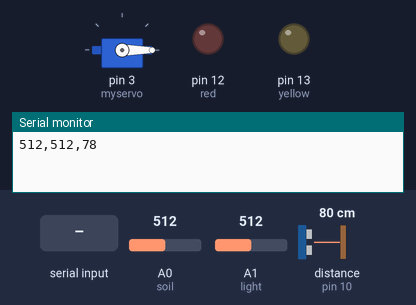
Simulated run of this sketch. Board: Arduino Uno, built with avr-gcc and run on an emulated ATmega328P. Parts: servo, output pins drawn as LEDs (lit = HIGH), the last lines printed to the serial monitor. Wiring (inferred from the names in the program): ultrasonic range finder: trigger pin 9; echo pin 10. The test bench sets the inputs (shaded band); at power-on: A0 (soil) = 512, A1 (light) = 512, distance to the obstacle (sensor on pin 10) 80 cm. The echo pulse lasts 58.3 µs per cm; pins used as bus, display or sensor lines are not drawn.

Above: at 1.2 s.
1.3 s: "water\n" received over Serial
At 2.5 s:
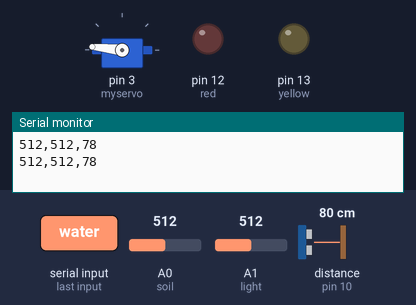
2.8 s: "dry\n" received over Serial
At 3.8 s:
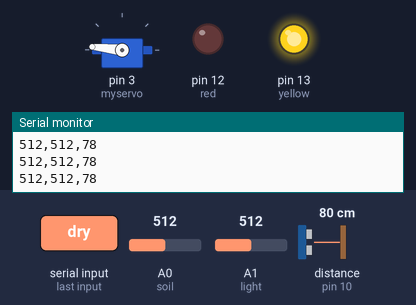
4.3 s: "intruded\n" received over Serial
At 5.1 s:
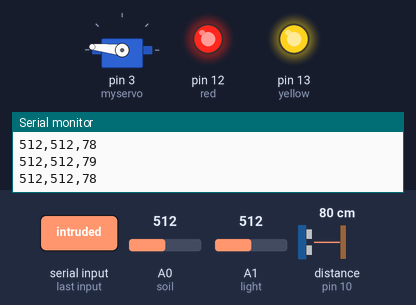
5.8 s: "wet\n" received over Serial
At 6.1 s:
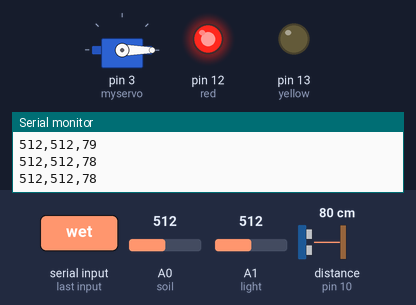
7.3 s: "water\n" received over Serial
At 8.5 s:
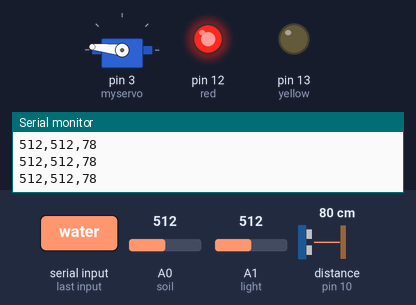
8.8 s: "safe\n" received over Serial
At 9.6 s:
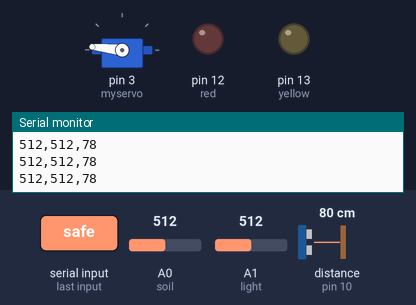
Timing chart, 0 to 11.3 s (numbered marks = the images above; inputs shaded):
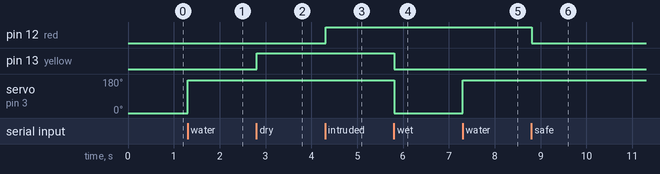

The sketch:

ReadnSend.ino
```cpp
#include<Servo.h>
const int red = 12, yellow = 13, trig = 9, echo = 10, soil = A0, light = A1, button = 2;
unsigned long previousMillis = 0, previousMillis1 = 0;
int data[2];
Servo myservo;
void setup() {
  myservo.attach(3);
  myservo.write(0);
  Serial.begin(9600);
  pinMode(trig, OUTPUT);
  pinMode(echo, INPUT);
  pinMode(red, OUTPUT);
  pinMode(yellow, OUTPUT);
}

void loop() {
  unsigned long currentMillis = millis();
  if (Serial.available() > 0) {
    //Get serial data send by the server
    String data = Serial.readStringUntil('\n');
    //Check for server response and operate the servo motor
    if(data == "water")
      myservo.write(174);
    //Check for server response and light up the correspond led depensing on result received
    if(data == "dry")
      digitalWrite(yellow, HIGH);
    //Check for server response, operate the servo motor and turn the led off
    else if (data == "wet"){
      digitalWrite(yellow, LOW);
      myservo.write(0);
    }
    //Check for server response and light up the correspond led
    if(data == "intruded")
      digitalWrite(red, HIGH);
    //Check for server response and turn off the correspond led
    else if (data == "safe")
      digitalWrite(red, LOW);
  }
  //Collect sensors data and send it to the server
  if (currentMillis - previousMillis >= 1000) {
    previousMillis = currentMillis;
    data[0] = analogRead (soil);
    data[1] = analogRead (light);
    Serial.println(String(data[0]) + "," + String(data[1]) + "," + String(readUltraSonic()));
  }
  delay(1);
}
//This function will manage the activation, receiving, and calculate the perceiving distance in cm with the ultrasonic sensor
long readUltraSonic(){
  long duration, cm;
  //Clears the trigPin
  digitalWrite(trig, LOW);
  delayMicroseconds(2);
  //Set the trigPin on HIGH state for 10us
  digitalWrite(trig, HIGH);
  delayMicroseconds(10);
  digitalWrite(trig, LOW);
  //Reads the echoPin
  duration = pulseIn(echo, HIGH);
  //Calculate distance in centimeter
  cm = duration * 0.034 / 2;
  return cm;
}
```

Measured:
- after the input at 1.3 s, servo on pin 3 (myservo): 0° → 174° at once
- after the input at 2.8 s, pin 13 (yellow): LOW → HIGH at once
- after the input at 4.3 s, pin 12 (red): LOW → HIGH at once
- after the input at 5.8 s, pin 13 (yellow): HIGH → LOW at once; servo on pin 3 (myservo): 174° → 0° at once
- after the input at 7.3 s, servo on pin 3 (myservo): 0° → 174° at once
- after the input at 8.8 s, pin 12 (red): HIGH → LOW at once
